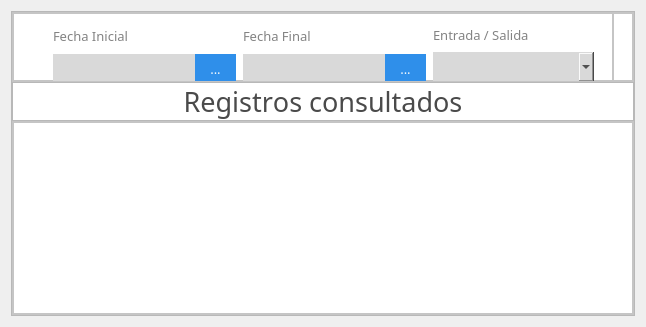
                <widget class="QWidget" name="tab_7">
                 <attribute name="title">
                  <string>Reportes de Entradas / Salidas</string>
                 </attribute>
                 <layout class="QVBoxLayout" name="verticalLayout_55">
                  <item>
                   <widget class="QFrame" name="frame_57">
                    <property name="frameShape">
                     <enum>QFrame::StyledPanel</enum>
                    </property>
                    <property name="frameShadow">
                     <enum>QFrame::Raised</enum>
                    </property>
                    <layout class="QVBoxLayout" name="verticalLayout_54">
                     <property name="spacing">
                      <number>0</number>
                     </property>
                     <property name="leftMargin">
                      <number>0</number>
                     </property>
                     <property name="topMargin">
                      <number>0</number>
                     </property>
                     <property name="rightMargin">
                      <number>0</number>
                     </property>
                     <property name="bottomMargin">
                      <number>0</number>
                     </property>
                     <item>
                      <widget class="QFrame" name="frame_58">
                       <property name="minimumSize">
                        <size>
                         <width>0</width>
                         <height>70</height>
                        </size>
                       </property>
                       <property name="styleSheet">
                        <string notr="true">background-color: rgb(255, 255, 255);</string>
                       </property>
                       <property name="frameShape">
                        <enum>QFrame::StyledPanel</enum>
                       </property>
                       <property name="frameShadow">
                        <enum>QFrame::Raised</enum>
                       </property>
                       <layout class="QHBoxLayout" name="horizontalLayout_33">
                        <property name="spacing">
                         <number>0</number>
                        </property>
                        <property name="leftMargin">
                         <number>0</number>
                        </property>
                        <property name="topMargin">
                         <number>0</number>
                        </property>
                        <property name="rightMargin">
                         <number>0</number>
                        </property>
                        <property name="bottomMargin">
                         <number>0</number>
                        </property>
                        <item>
                         <widget class="QFrame" name="frame_59">
                          <property name="minimumSize">
                           <size>
                            <width>600</width>
                            <height>0</height>
                           </size>
                          </property>
                          <property name="maximumSize">
                           <size>
                            <width>700</width>
                            <height>16777215</height>
                           </size>
                          </property>
                          <property name="frameShape">
                           <enum>QFrame::StyledPanel</enum>
                          </property>
                          <property name="frameShadow">
                           <enum>QFrame::Raised</enum>
                          </property>
                          <widget class="QWidget" name="layoutWidget">
                           <property name="geometry">
                            <rect>
                             <x>40</x>
                             <y>10</y>
                             <width>183</width>
                             <height>61</height>
                            </rect>
                           </property>
                           <layout class="QVBoxLayout" name="verticalLayout_56">
                            <item>
                             <widget class="QLabel" name="label_69">
                              <property name="maximumSize">
                               <size>
                                <width>16777215</width>
                                <height>30</height>
                               </size>
                              </property>
                              <property name="font">
                               <font>
                                <family>candara</family>
                                <pointsize>10</pointsize>
                               </font>
                              </property>
                              <property name="styleSheet">
                               <string notr="true">color:#838383;</string>
                              </property>
                              <property name="text">
                               <string>Fecha Inicial</string>
                              </property>
                             </widget>
                            </item>
                            <item>
                             <layout class="QHBoxLayout" name="horizontalLayout_37">
                              <property name="spacing">
                               <number>0</number>
                              </property>
                              <item>
                               <widget class="QLineEdit" name="txtReportStartDate">
                                <property name="minimumSize">
                                 <size>
                                  <width>0</width>
                                  <height>30</height>
                                 </size>
                                </property>
                                <property name="font">
                                 <font>
                                  <family>candara</family>
                                  <pointsize>11</pointsize>
                                 </font>
                                </property>
                                <property name="styleSheet">
                                 <string notr="true">background-color:#D9D9D9;
border:none;</string>
                                </property>
                                <property name="text">
                                 <string/>
                                </property>
                               </widget>
                              </item>
                              <item>
                               <widget class="QPushButton" name="btnGetReportStartDate">
                                <property name="minimumSize">
                                 <size>
                                  <width>0</width>
                                  <height>30</height>
                                 </size>
                                </property>
                                <property name="maximumSize">
                                 <size>
                                  <width>200</width>
                                  <height>16777215</height>
                                 </size>
                                </property>
                                <property name="font">
                                 <font>
                                  <family>candara</family>
                                  <pointsize>10</pointsize>
                                 </font>
                                </property>
                                <property name="styleSheet">
                                 <string notr="true">QPushButton{
background-color:#2F8FEA;
border:none;
color: white;
text-align: center;
padding: 0px 15px;
border-radius:0;

}
QPushButton:hover{
	background-color:#007DDA;
	background-color: #56648F;
	
}</string>
                                </property>
                                <property name="text">
                                 <string>...</string>
                                </property>
                               </widget>
                              </item>
                             </layout>
                            </item>
                           </layout>
                          </widget>
                          <widget class="QWidget" name="layoutWidget_2">
                           <property name="geometry">
                            <rect>
                             <x>230</x>
                             <y>10</y>
                             <width>183</width>
                             <height>61</height>
                            </rect>
                           </property>
                           <layout class="QVBoxLayout" name="verticalLayout_57">
                            <item>
                             <widget class="QLabel" name="label_70">
                              <property name="maximumSize">
                               <size>
                                <width>16777215</width>
                                <height>30</height>
                               </size>
                              </property>
                              <property name="font">
                               <font>
                                <family>candara</family>
                                <pointsize>10</pointsize>
                               </font>
                              </property>
                              <property name="styleSheet">
                               <string notr="true">color:#838383;</string>
                              </property>
                              <property name="text">
                               <string>Fecha Final</string>
                              </property>
                             </widget>
                            </item>
                            <item>
                             <layout class="QHBoxLayout" name="horizontalLayout_38">
                              <property name="spacing">
                               <number>0</number>
                              </property>
                              <item>
                               <widget class="QLineEdit" name="txtReportEndDate">
                                <property name="minimumSize">
                                 <size>
                                  <width>0</width>
                                  <height>30</height>
                                 </size>
                                </property>
                                <property name="font">
                                 <font>
                                  <family>candara</family>
                                  <pointsize>11</pointsize>
                                 </font>
                                </property>
                                <property name="styleSheet">
                                 <string notr="true">background-color:#D9D9D9;
border:none;</string>
                                </property>
                                <property name="text">
                                 <string/>
                                </property>
                               </widget>
                              </item>
                              <item>
                               <widget class="QPushButton" name="btnGetReportEndDate">
                                <property name="minimumSize">
                                 <size>
                                  <width>0</width>
                                  <height>30</height>
                                 </size>
                                </property>
                                <property name="maximumSize">
                                 <size>
                                  <width>200</width>
                                  <height>16777215</height>
                                 </size>
                                </property>
                                <property name="font">
                                 <font>
                                  <family>candara</family>
                                  <pointsize>10</pointsize>
                                 </font>
                                </property>
                                <property name="styleSheet">
                                 <string notr="true">QPushButton{
background-color:#2F8FEA;
border:none;
color: white;
text-align: center;
padding: 0px 15px;
border-radius:0;

}
QPushButton:hover{
	background-color:#007DDA;
	background-color: #56648F;
	
}</string>
                                </property>
                                <property name="text">
                                 <string>...</string>
                                </property>
                               </widget>
                              </item>
                             </layout>
                            </item>
                           </layout>
                          </widget>
                          <widget class="QWidget" name="layoutWidget_3">
                           <property name="geometry">
                            <rect>
                             <x>420</x>
                             <y>10</y>
                             <width>161</width>
                             <height>59</height>
                            </rect>
                           </property>
                           <layout class="QVBoxLayout" name="verticalLayout_58">
                            <item>
                             <widget class="QLabel" name="label_71">
                              <property name="maximumSize">
                               <size>
                                <width>16777215</width>
                                <height>30</height>
                               </size>
                              </property>
                              <property name="font">
                               <font>
                                <family>candara</family>
                                <pointsize>10</pointsize>
                               </font>
                              </property>
                              <property name="styleSheet">
                               <string notr="true">color:#838383;</string>
                              </property>
                              <property name="text">
                               <string>Entrada / Salida</string>
                              </property>
                             </widget>
                            </item>
                            <item>
                             <widget class="QComboBox" name="cmbReportRecordType">
                              <property name="minimumSize">
                               <size>
                                <width>0</width>
                                <height>30</height>
                               </size>
                              </property>
                              <property name="styleSheet">
                               <string notr="true">border:none;
background-color:#D9D9D9;</string>
                              </property>
                              <property name="editable">
                               <bool>true</bool>
                              </property>
                             </widget>
                            </item>
                           </layout>
                          </widget>
                         </widget>
                        </item>
                        <item>
                         <widget class="QFrame" name="frame_63">
                          <property name="maximumSize">
                           <size>
                            <width>450</width>
                            <height>16777215</height>
                           </size>
                          </property>
                          <property name="frameShape">
                           <enum>QFrame::StyledPanel</enum>
                          </property>
                          <property name="frameShadow">
                           <enum>QFrame::Raised</enum>
                          </property>
                          <widget class="QPushButton" name="btnReportSearch">
                           <property name="geometry">
                            <rect>
                             <x>10</x>
                             <y>20</y>
                             <width>165</width>
                             <height>40</height>
                            </rect>
                           </property>
                           <property name="minimumSize">
                            <size>
                             <width>0</width>
                             <height>40</height>
                            </size>
                           </property>
                           <property name="maximumSize">
                            <size>
                             <width>200</width>
                             <height>16777215</height>
                            </size>
                           </property>
                           <property name="font">
                            <font>
                             <family>candara</family>
                             <pointsize>10</pointsize>
                            </font>
                           </property>
                           <property name="styleSheet">
                            <string notr="true">QPushButton{
background-color:#487A85;
border:none;
color: white;
text-align: center;
padding: 0px 15px;
border-radius:10px;

}
QPushButton:hover{
	background-color:#007DDA;
	background-color: #56648F;
	
}</string>
                           </property>
                           <property name="text">
                            <string>Buscar</string>
                           </property>
                          </widget>
                          <widget class="QPushButton" name="btnReportExport">
                           <property name="geometry">
                            <rect>
                             <x>190</x>
                             <y>20</y>
                             <width>161</width>
                             <height>40</height>
                            </rect>
                           </property>
                           <property name="minimumSize">
                            <size>
                             <width>0</width>
                             <height>40</height>
                            </size>
                           </property>
                           <property name="maximumSize">
                            <size>
                             <width>200</width>
                             <height>16777215</height>
                            </size>
                           </property>
                           <property name="font">
                            <font>
                             <family>candara</family>
                             <pointsize>10</pointsize>
                            </font>
                           </property>
                           <property name="styleSheet">
                            <string notr="true">QPushButton{
background-color:#B57E25;
border:none;
color: white;
text-align: center;
padding: 0px 15px;
border-radius:10px;

}
QPushButton:hover{
	background-color:#007DDA;
	background-color: #56648F;
	
}</string>
                           </property>
                           <property name="text">
                            <string>Exportar</string>
                           </property>
                          </widget>
                         </widget>
                        </item>
                        <item>
                         <widget class="QFrame" name="frame_60">
                          <property name="maximumSize">
                           <size>
                            <width>300</width>
                            <height>16777215</height>
                           </size>
                          </property>
                          <property name="frameShape">
                           <enum>QFrame::StyledPanel</enum>
                          </property>
                          <property name="frameShadow">
                           <enum>QFrame::Raised</enum>
                          </property>
                          <layout class="QHBoxLayout" name="horizontalLayout_34"/>
                         </widget>
                        </item>
                       </layout>
                      </widget>
                     </item>
                     <item>
                      <widget class="QFrame" name="frame_61">
                       <property name="maximumSize">
                        <size>
                         <width>16777215</width>
                         <height>50</height>
                        </size>
                       </property>
                       <property name="frameShape">
                        <enum>QFrame::StyledPanel</enum>
                       </property>
                       <property name="frameShadow">
                        <enum>QFrame::Raised</enum>
                       </property>
                       <layout class="QHBoxLayout" name="horizontalLayout_35">
                        <property name="spacing">
                         <number>0</number>
                        </property>
                        <property name="leftMargin">
                         <number>0</number>
                        </property>
                        <property name="topMargin">
                         <number>0</number>
                        </property>
                        <property name="rightMargin">
                         <number>0</number>
                        </property>
                        <property name="bottomMargin">
                         <number>0</number>
                        </property>
                        <item>
                         <widget class="QLabel" name="label_68">
                          <property name="font">
                           <font>
                            <family>candara</family>
                            <pointsize>20</pointsize>
                            <weight>50</weight>
                            <bold>false</bold>
                            <kerning>false</kerning>
                           </font>
                          </property>
                          <property name="styleSheet">
                           <string notr="true">color:#4A4A4A;
background-color: rgb(255, 255, 255);
</string>
                          </property>
                          <property name="text">
                           <string>Registros consultados</string>
                          </property>
                          <property name="alignment">
                           <set>Qt::AlignCenter</set>
                          </property>
                         </widget>
                        </item>
                       </layout>
                      </widget>
                     </item>
                     <item>
                      <widget class="QFrame" name="frame_62">
                       <property name="styleSheet">
                        <string notr="true">background-color:white;</string>
                       </property>
                       <property name="frameShape">
                        <enum>QFrame::StyledPanel</enum>
                       </property>
                       <property name="frameShadow">
                        <enum>QFrame::Raised</enum>
                       </property>
                       <layout class="QHBoxLayout" name="horizontalLayout_36">
                        <property name="spacing">
                         <number>0</number>
                        </property>
                        <property name="leftMargin">
                         <number>0</number>
                        </property>
                        <property name="topMargin">
                         <number>0</number>
                        </property>
                        <property name="rightMargin">
                         <number>0</number>
                        </property>
                        <property name="bottomMargin">
                         <number>0</number>
                        </property>
                        <item>
                         <widget class="QTableView" name="reportRecordsTable">
                          <property name="styleSheet">
                           <string notr="true"/>
                          </property>
                         </widget>
                        </item>
                       </layout>
                      </widget>
                     </item>
                    </layout>
                   </widget>
                  </item>
                 </layout>
                </widget>
